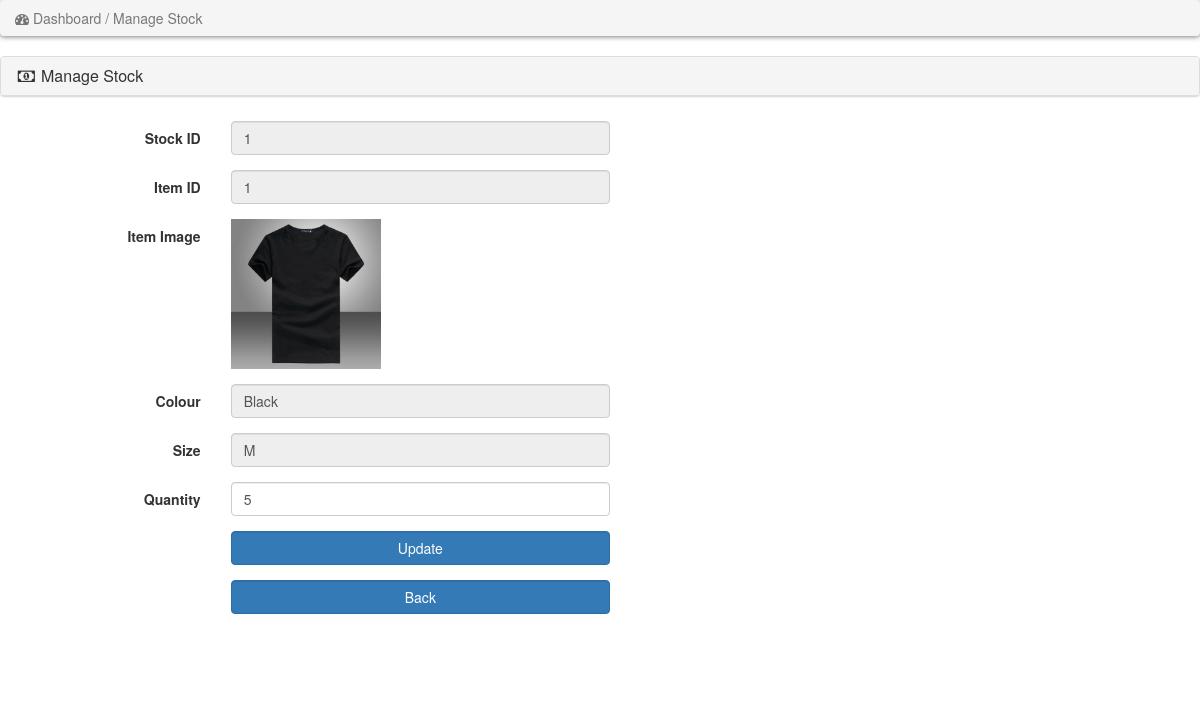
Page /admin_area/edit_stock_item_value.php?edit_stock=1 on the committed database.
### tables this page shows
CREATE TABLE IF NOT EXISTS `stock` (
  `ItemNo` int(100) NOT NULL,
  `ItemID` int(100) NOT NULL,
  `Colour` varchar(255) NOT NULL,
  `Size` varchar(255) NOT NULL,
  `Qty` int(100) NOT NULL,
  `img` text NOT NULL,
  KEY `ItemID` (`ItemID`)
);

### admin_area/edit_stock_item_value.php (the view, shortened to what this page needs)
<?php
include("includes/db.php");
if(isset($_GET["edit_stock"])){
	$stock_id = $_GET['edit_stock'];
}
$get_stock = "select * from stock where ItemNo='$stock_id' ";
                            $run_stock = mysqli_query($con,$get_stock);
                            while($row_stock=mysqli_fetch_array($run_stock)){
                                $pro_id = $row_stock['ItemID'];
								$color=$row_stock["Colour"];
								$size=$row_stock["Size"];
								$qty=$row_stock["Qty"];
								$image=$row_stock["img"];
							}
?>
<!DOCTYPE html>
<html lang="en">
<head>
    <link rel="stylesheet" href="style.css">
    <link rel="stylesheet" href="https://maxcdn.bootstrapcdn.com/bootstrap/3.4.1/css/bootstrap.min.css">
    <link rel="stylesheet" href="https://cdnjs.cloudflare.com/ajax/libs/font-awesome/4.7.0/css/font-awesome.min.css">
</head>
<body>
<div class="row">
    <div class="col-lg-12">
       <ol class="breadcrumb">
            <li class="active">
                <i class="fa fa-dashboard"></i> Dashboard / Manage Stock
            </li>
        </ol>
    </div>
</div>
<div class="row">
    <div class="col-lg-12">
        <div class="panel panel-default">
            <div class="panel-heading">
                <h3 class="panel-title">
                    <i class="fa fa-money fa-fw"></i> Manage Stock
                </h3>
            </div>
		<div class="column2" >
            <div class="panel-body">
                <form  method="post" class="form-horizontal" enctype="multipart/form-data">
                <div class="form-group">
                        <label class="col-md-3 control-label"> Stock ID</label>
                            <div class="col-md-6">
								<input name="ItemID"  value="<?php echo $stock_id ; ?> " type="text" class="form-control" required readonly="readonly">
                            </div>
                </div>
				 <div class="form-group">
                        <label class="col-md-3 control-label"> Item ID</label>
                            <div class="col-md-6">
								<input name="ItemName"  value="<?php echo $pro_id; ?> " type="text" class="form-control" required required readonly="readonly">
                            </div>
                </div>
				<div class="form-group">
                        <label class="col-md-3 control-label"> Item Image</label>
                            <div class="col-md-6">
                              <img src= " <?php echo $image ; ?>" width="150px" >
                            </div>
                 </div>
                <div class="form-group">
                        <label class="col-md-3 control-label"> Colour</label>
                            <div class="col-md-6">
								<input name="ItemName"  value="<?php echo $color; ?> " type="text" class="form-control" required required readonly="readonly">
                            </div>
                </div>
                <div class="form-group">
                        <label class="col-md-3 control-label">Size</label>
                            <div class="col-md-6">
								<input name="ItemName"  value="<?php echo $size; ?> " type="text" class="form-control" required required readonly="readonly">
                            </div>
                </div>
                <div class="form-group">
                        <label class="col-md-3 control-label" name="Qty"> Quantity</label>
                            <div class="col-md-6">
                                <input name="Qty" type="text" class="form-control" value="<?php echo $qty; ?>" required>
                            </div>
                </div>
                    <div class="form-group">
                        <label class="col-md-3 control-label"></label>
                            <div class="col-md-6">
                                <input type="submit" class="btn btn-primary form-control" value="Update" name="Update_Stock_Qty" >
                            </div>
                    </div>
					 <div class="form-group">
                        <label class="col-md-3 control-label"></label>
                            <div class="col-md-6">
                                <a href="update_stock.php?edit_stock=<?php echo $pro_id;?>" class="btn btn-primary form-control" value="Back"  > Back</a>
                            </div>
                    </div>
                </form>
            </div>
		</div>
        </div>
    </div>
</div>
</body>
</html>

### style.css (style rules this page uses)
* body { font-size: 14px; line-height: 1.42857143; color: #333333; background: #f0f0f0; overflow-x: hidden; }
.btn-primary { color: #333333; background: rgb(79,191,168); border-color: rgb(65, 179,156); }
.breadcrumb { padding: 8px 15px; margin-bottom: 20px; background: #ffffff; border-radius: 5px; box-shadow: 0px 1px 5px rgba(0, 0, 0, .5); }

### admin_area/edit_stock_item_value.php (style rules this page uses)
.column2 { float: left; width: 70%; padding: 10px; height:600px; }
.row:after { content: ""; display: table; clear: both; }

### rows in the picture
stock: ItemName "1", img (picture), ItemName "Black", ItemName "M", Qty "5"
